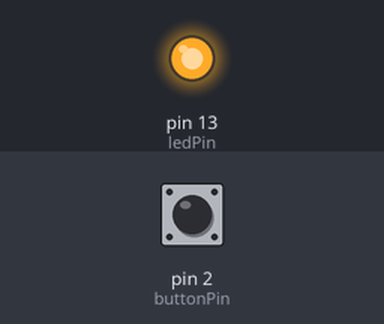
A sketch run on a simulated Arduino Uno, built with avr-gcc and run on an emulated ATmega328P. Parts: output pins drawn as LEDs (lit = HIGH). Inputs (shaded band) come from the test bench; at power-on: pin 2 (buttonPin) HIGH.

Above: at 1.2 s.
1.3 s: pin 2 (buttonPin) pulled LOW for 0.15 s
At 1.37 s:
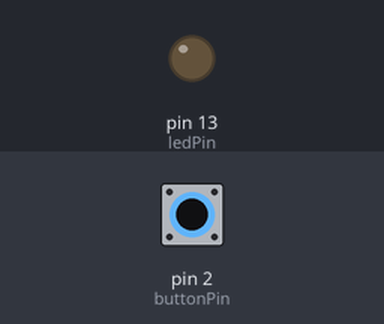
2.9 s: pin 2 (buttonPin) pulled LOW for 3.2 s
At 6.9 s:
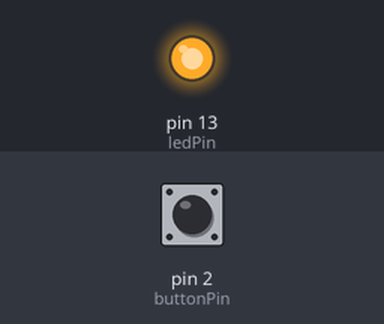
Timing chart, 0 to 8.4 s (numbered marks = the images above; inputs shaded):
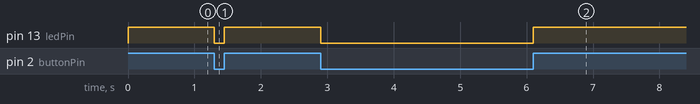

The sketch:

sketch.ino
```cpp
const int buttonPin = 2;   // Pin yang terhubung ke button
const int ledPin = 13;     // Pin yang terhubung ke LED
int buttonState = 0;       // Variabel untuk menyimpan status button

void setup() {
  pinMode(buttonPin, INPUT);  // Inisialisasi button sebagai input
  pinMode(ledPin, OUTPUT);  // Inisialisasi LED sebagai output
}

void loop() {
  buttonState = digitalRead(buttonPin);  // Membaca status tombol
  if (buttonState == LOW) {             // Jika tombol ditekan
    digitalWrite(ledPin, LOW);         // Nyalakan LED
  } else {
    digitalWrite(ledPin, HIGH);          // Matikan LED
  }
}
```

Measured:
- after the input at 1.3 s, pin 13 (ledPin): HIGH → LOW at once, → HIGH 0.15 s later
- after the input at 2.9 s, pin 13 (ledPin): HIGH → LOW at once, → HIGH 3.2 s later
